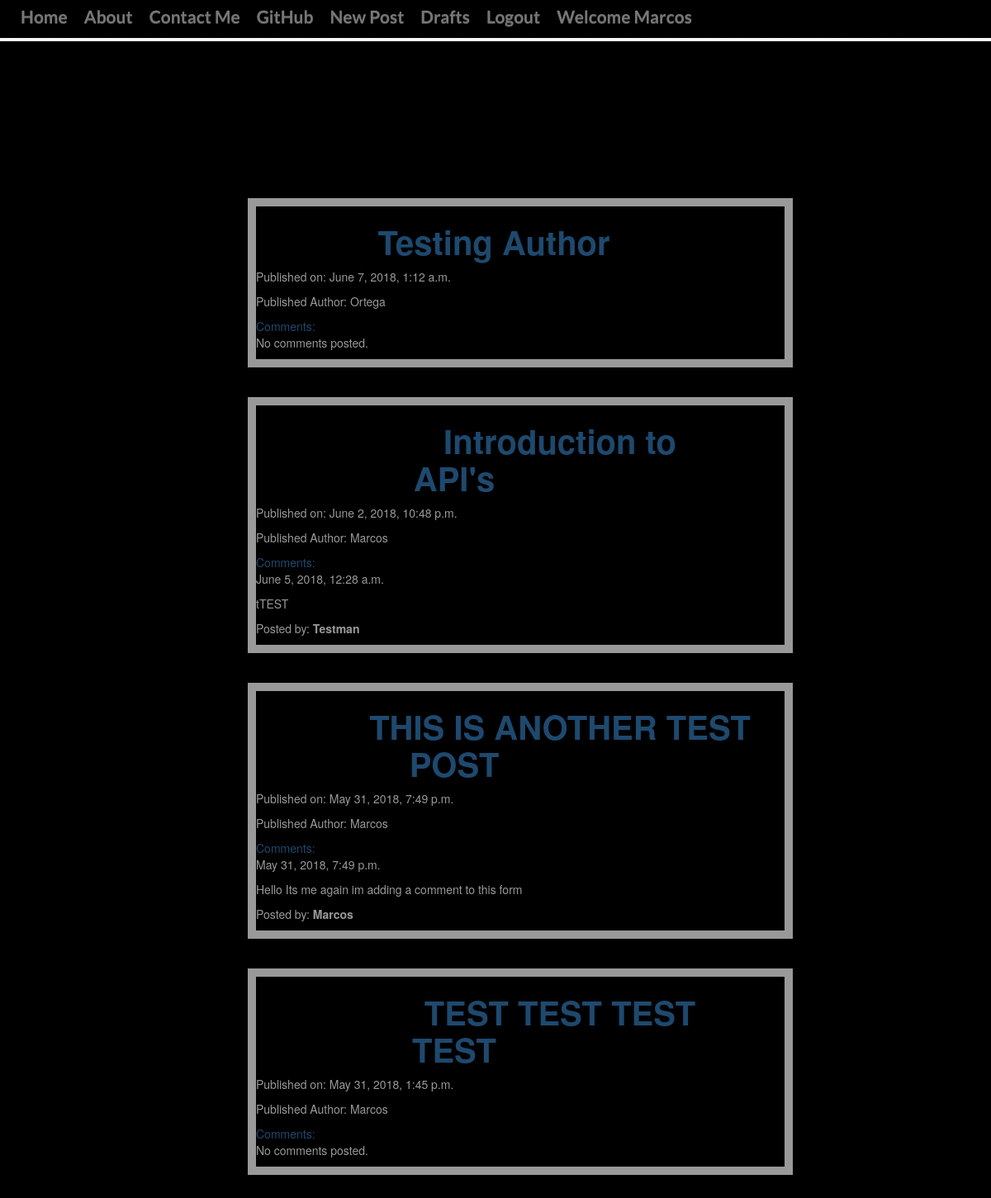
The app's page / (signed in) with its own data.
### blog/models.py (models this page shows, shortened)
class Post(models.Model):
    author = models.ForeignKey('auth.user', on_delete=models.CASCADE,)
    title = models.CharField(max_length=200)
    text = models.TextField()
    create_date = models.DateTimeField(default=timezone.now)
    publish_date= models.DateTimeField(blank=True, null=True)

class Comment(models.Model):
    post = models.ForeignKey('blog.Post', related_name='comments', on_delete =models.CASCADE)
    author = models.CharField(max_length=200, blank=True, null=True)
    text = models.TextField()
    created_date = models.DateTimeField(default=timezone.now)
    approved_comment = models.BooleanField(default=False)

### blog/views.py (the view)
class PostListView(ListView):
    model = Post
    def get_queryset(self):
        return Post.objects.filter(publish_date__lte=timezone.now()).order_by('-publish_date')

### blog/templates/blog/post_list.html (shortened to what this page needs)
{% extends 'blog/base.html' %}
{% block content %}
    {% for post in post_list %}
        <div class="post">
            <h1><a id='titleofpost'href="{% url 'post_detail' pk=post.pk %}"><strong>{{ post.title }}</strong></a></h1>
            <div class="date">
                <p>Published on: {{ post.publish_date}}</p>
                <p>Published Author: {{post.author}}</p>
            </div>
            <a href="{% url 'post_detail' pk=post.pk %}">Comments:{{ comment.text }} </a>
            {% for comment in post.comments.all %}
            <br>
                {% if user.is_authenticated or comment.approved_comment %}
                        {{ comment.created_date }}
                    <p>{{ comment.text|safe|linebreaks }}</p>
                    <p>Posted by: <strong>{{ comment.author }}</strong></p>
                {% endif %}
            {% empty %}
                <p>No comments posted.</p>
            {% endfor %}
        </div>
    {% endfor %}
{% endblock %}

### blog/templates/blog/base.html (shortened to what this page needs)
<!DOCTYPE html>
{% load staticfiles %}
{% load tz %}
<html lang="en" dir="ltr">
  <head>
    <head>
        <link rel="stylesheet" href="https://maxcdn.bootstrapcdn.com/bootstrap/3.3.7/css/bootstrap.min.css">
        <link rel="stylesheet" href="https://maxcdn.bootstrapcdn.com/bootstrap/3.3.7/css/bootstrap-theme.min.css">
        <link rel="stylesheet" href="//cdn.jsdelivr.net/medium-editor/latest/css/medium-editor.min.css" type="text/css" media="screen" charset="utf-8">
        <link rel="stylesheet" href="{% static 'css/blog.css' %}">
  </head>
<body>
  <nav id='navbar1'class='navbar  navbar-default navbar-fixed-top techfont '>
    <div id='postcont'class="container">
      <ul class='nav navbar-nav navbar-left'>
        <li> <a href="{% url 'post_list' %}">Home </a></li>
        <li><a href="{% url 'post_about'%}">About</a></li>
        <li><a href="{% url 'post_contact'%}">Contact Me</a></li>
        <li> <a href="https://github.com/OrtegaM4">GitHub</a></li>
        {% if user.is_authenticated %}
        <li>
          <a href="{% url 'post_new' %}"> New Post</a>
        </li>
        <li>
          <a href="{% url 'post_draft_list' %}">Drafts</a>
        </li>
        <li>
          <a id='loginbtn'href="{% url 'logout' %}?next={% url 'post_list'%}"> Logout</a>
        </li>
        <li>
          <a>Welcome {{user.username}}</a>
        </li>
        {%else%}
        <li>
          <a class='nav navbar-nav navbar-right'href="{%url 'login'%}">Login</a>
        </li>
        {% endif %}
      </ul>
    </div>
  </nav>
      {% block content %}
      {% endblock %}
    </body>
  </html>

### blog/static/css/blog.css (style rules this page uses)
body { background-image: url('https://www.marcoguglie.it/Codepen/AnimatedHeaderBg/demo-1/img/demo-1-bg.jpg'); background-attachment: fixed; background-position: center; background-repeat: no-repeat; background-size: cover; background-color: black; z-index: 100; }
body h1 { text-align: center; color: white; }
.post { background-position:absolute; background-size: 10px; border: solid 10px; border-color: white; z-index: 2; width: 55%; margin-left: 25%; margin-right: 26%; margin-bottom: 3%; position: center; opacity: 0.6; background-blend-mode: lighten; padding-bottom: 0px; background-color: black; color: white; }
.post a { text-align: center; }
#titleofpost { position: center; text-align: center; margin-left: 15%; margin-right: 25%; margin-bottom: 5%; padding-bottom: 10%; position: center; font-size: 40px; }
.techfont { font-family: 'Lato',sans-serif; font-size: 1.5em; margin-bottom: 10px; background-color: black; }
nav { list-style: none; font-weight: bold; margin-bottom: -10%; width: 105%; text-align: center; height:40px; background-color: black; padding-bottom: -7%; border: solid 20px; }
.nav li { margin: 0px; display:; }
.nav li a { padding: 10px; text-decoration: none; font-weight: bold; color: #FFFFFF; background-color: #000000; float: left }
.container { background-color: black ; position: center; color: white; margin-bottom: -2%; padding-bottom: 0.5%; width: 100%; }

### records on screen
Post: title "Testing Author", publish_date "June 7, 2018, 1:12 a.m.", author "Ortega"
Post: title "Introduction to API's", publish_date "June 2, 2018, 10:48 p.m.", author "Marcos"
Comment: created_date "June 5, 2018, 12:28 a.m.", text "tTEST", author "Testman"
Post: title "THIS IS ANOTHER TEST POST", publish_date "May 31, 2018, 7:49 p.m.", author "Marcos"
Comment: created_date "May 31, 2018, 7:49 p.m.", text "Hello Its me again im adding a comment to this form", author "Marcos"
Post: title "TEST TEST TEST TEST", publish_date "May 31, 2018, 1:45 p.m.", author "Marcos"

### other values on screen
{{ user.username }} "Marcos"
